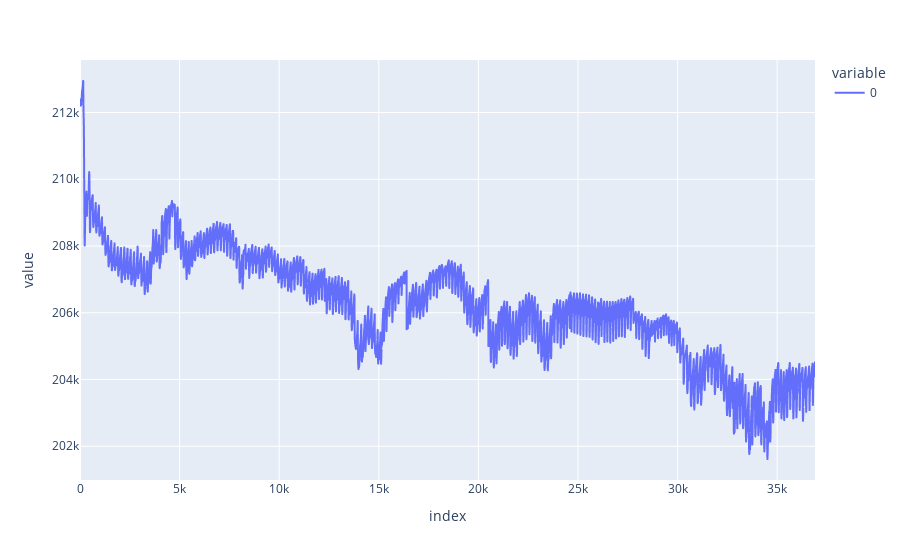

Notebook code for this chart:
### Code cell
pd.Series(ppg[:, 0, :].reshape(-1)).plot()
# pd.Series(ppg[:, 1, :].reshape(-1)).plot()
# pd.Series(ppg_filt[:, 0, :].reshape(-1)).plot()
# pd.Series(ppg_filt[:, 1, :].reshape(-1)).plot()
# pd.Series(ppg_filt_flip[:, 0, :].reshape(-1)).plot()

### Figure 1 — Plotly figure (JSON) as saved in the notebook; plotly's stock layout.template omitted (floating-point values rounded to 4 significant figures; data arrays with more than 128 entries replaced by an {"elided": "..."} marker saying what was removed)
{"data": [{"hovertemplate": "variable=0<br>index=%{x}<br>value=%{y}<extra></extra>", "legendgroup": "0", "line": {"color": "#636efa", "dash": "solid"}, "marker": {"symbol": "circle"}, "mode": "lines", "name": "0", "showlegend": true, "type": "scattergl", "x": {"elided": "36900 int values"}, "xaxis": "x", "y": {"elided": "36900 int values"}, "yaxis": "y"}], "layout": {"legend": {"title": {"text": "variable"}, "tracegroupgap": 0}, "margin": {"t": 60}, "xaxis": {"anchor": "y", "domain": [0, 1], "title": {"text": "index"}}, "yaxis": {"anchor": "x", "domain": [0, 1], "title": {"text": "value"}}}}
